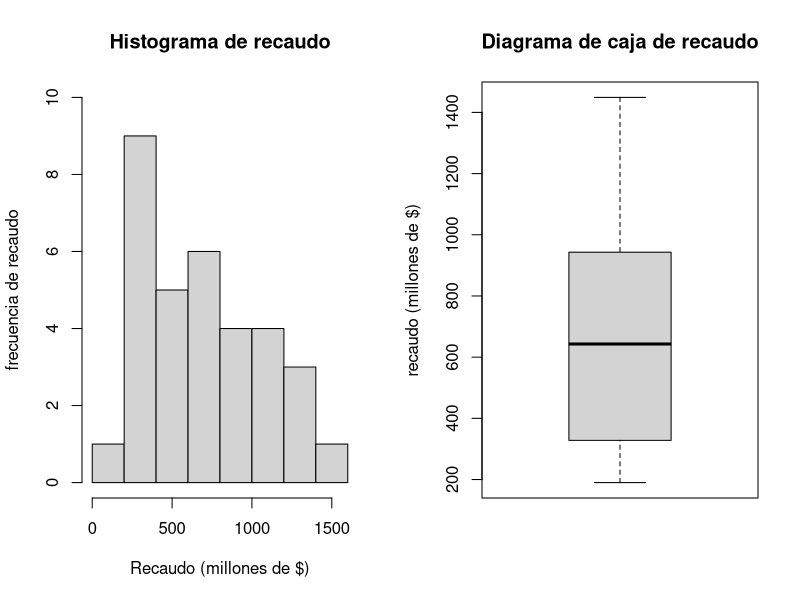
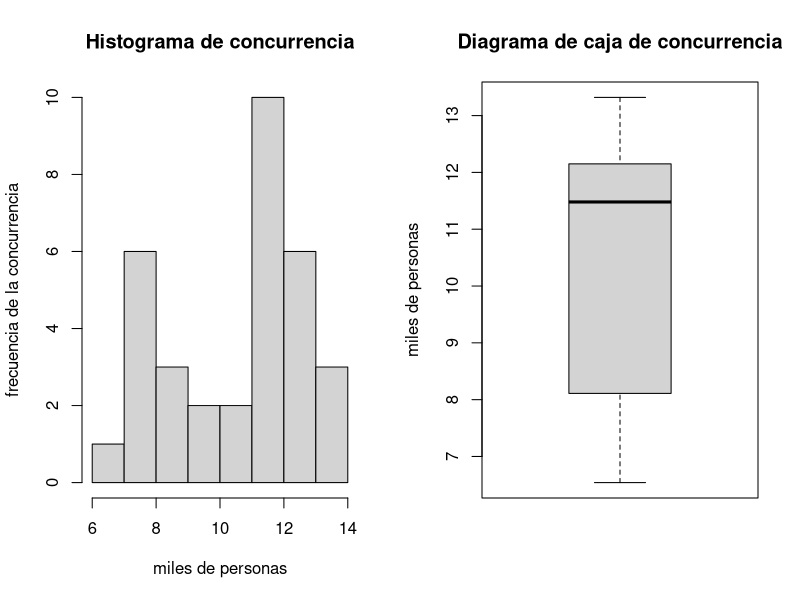
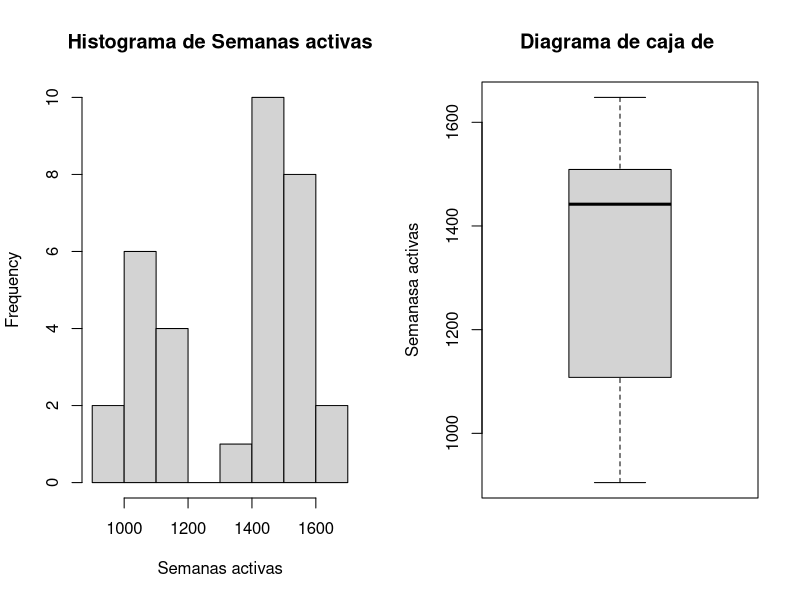
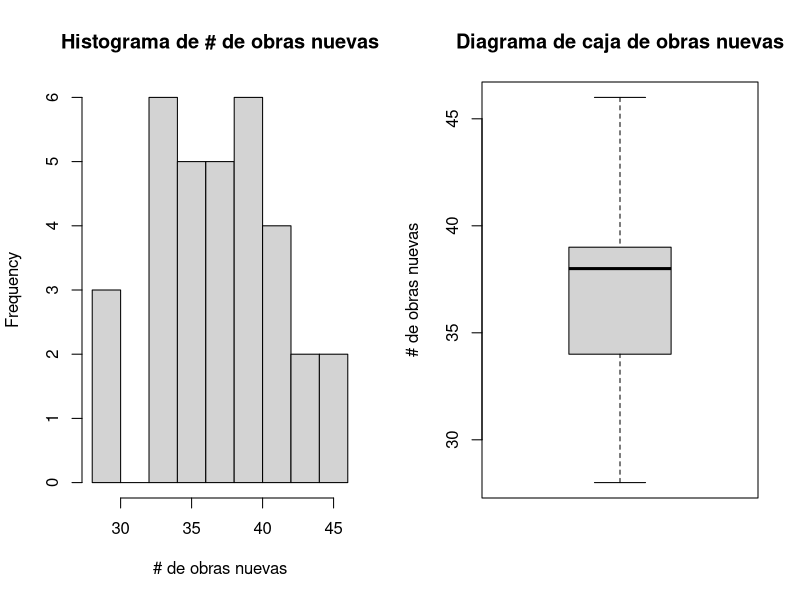
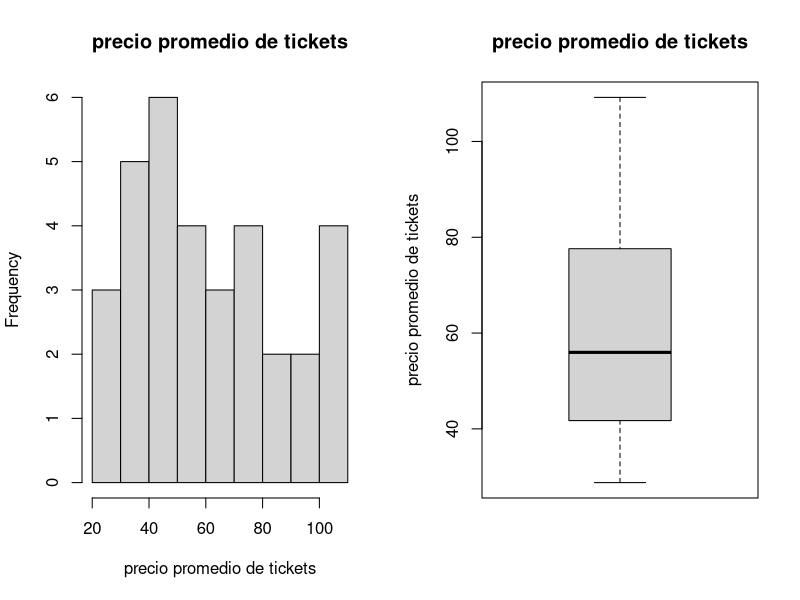
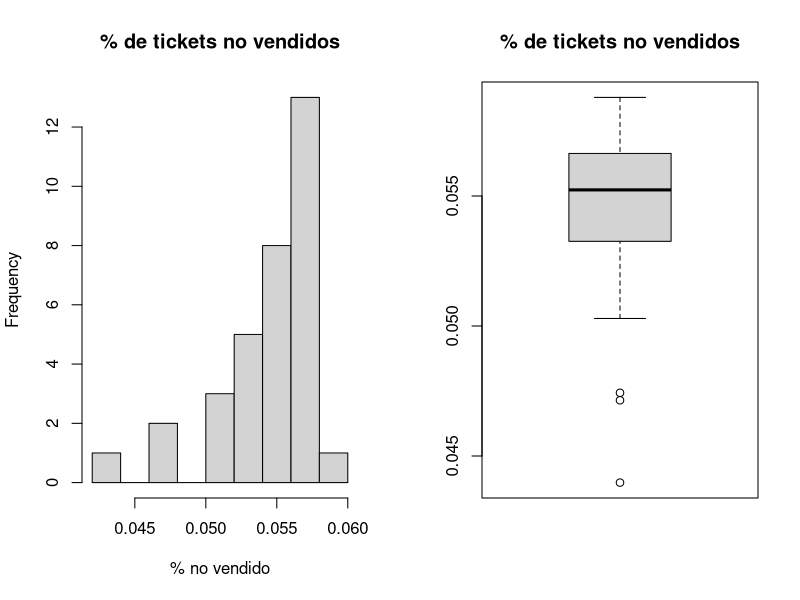
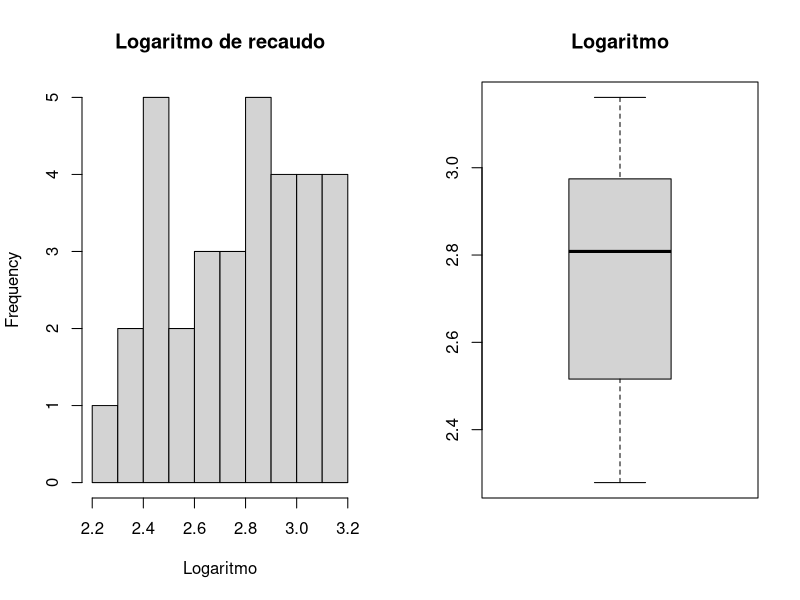

Recreate these plots in R, in order.
## ---- chunk 1
knitr::opts_chunk$set(echo = TRUE)
## ---- chunk 2
project_data <- read.delim("broadway-shows.txt")
str(project_data)
## ---- chunk 3
var(project_data$Gross..M.)
sd(project_data$Gross..M.)
## ---- chunk 4
summary(project_data$Gross..M.)
## ---- chunk 5
par(mfrow= c(1,2))
recaudo_hist <- hist(project_data$Gross..M.,main="Histograma de recaudo",xlab="Recaudo (millones de $)",ylab="frecuencia de recaudo",ylim = c(0,10),breaks=6)
recaudo_bp <- boxplot(project_data$Gross..M.,main="Diagrama de caja de recaudo",ylab="recaudo (millones de $)")
## ---- chunk 6
 var(project_data$Attendance)
 sd(project_data$Attendance)
## ---- chunk 7
summary(project_data$Attendance)
## ---- chunk 8
par(mfrow= c(1,2))
recaudo_hist <- hist(project_data$Attendance,main="Histograma de concurrencia",xlab="miles de personas",ylab="frecuencia de la concurrencia")
recaudo_bp <- boxplot(project_data$Attendance,main="Diagrama de caja de concurrencia",ylab="miles de personas")
## ---- chunk 9
var(project_data$Playing.weeks)
sd(project_data$Playing.weeks)
## ---- chunk 10
summary(project_data$Playing.weeks) 
## ---- chunk 11
par(mfrow= c(1,2))
recaudo_hist <- hist(project_data$Playing.weeks,main="Histograma de Semanas activas",xlab="Semanas activas")
recaudo_bp <- boxplot(project_data$Playing.weeks,main="Diagrama de caja de ",ylab="Semanasa activas")
## ---- chunk 12
var(project_data$New.Productions)
sd(project_data$New.Productions)
## ---- chunk 13
summary(project_data$New.Productions)
## ---- chunk 14
par(mfrow= c(1,2))
recaudo_hist <- hist(project_data$New.Productions,main="Histograma de # de obras nuevas",xlab="# de obras nuevas")
recaudo_bp <- boxplot(project_data$New.Productions,main="Diagrama de caja de obras nuevas",ylab="# de obras nuevas")
## ---- chunk 15
var(project_data$Mean.ticket)
sd(project_data$Mean.ticket)
## ---- chunk 16
summary(project_data$Mean.ticket)
## ---- chunk 17
par(mfrow= c(1,2))
recaudo_hist <- hist(project_data$Mean.ticket,main="precio promedio de tickets",xlab="precio promedio de tickets")
recaudo_bp <- boxplot(project_data$Mean.ticket,main="precio promedio de tickets",ylab="precio promedio de tickets")
## ---- chunk 18
var(project_data$Pct.sold)
sd(project_data$Pct.sold)
## ---- chunk 19
summary(project_data$Pct.sold)
## ---- chunk 20
par(mfrow= c(1,2))
recaudo_hist <- hist(project_data$Pct.sold,main="% de tickets no vendidos",xlab="% no vendido")
recaudo_bp <- boxplot(project_data$Pct.sold,main="% de tickets no vendidos")
## ---- chunk 21
var(project_data$LogGross)
sd(project_data$LogGross)
## ---- chunk 22
summary(project_data$LogGross)
## ---- chunk 23
par(mfrow= c(1,2))
recaudo_hist <- hist(project_data$LogGross,main="Logaritmo de recaudo",xlab="Logaritmo")
recaudo_bp <- boxplot(project_data$LogGross,main="Logaritmo")
